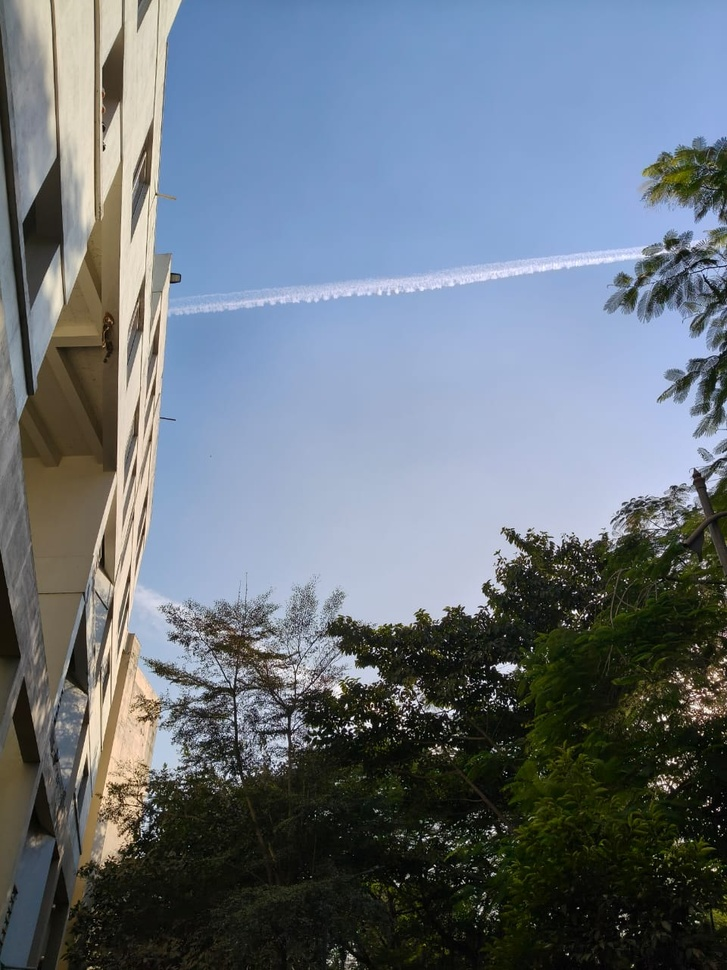
#> input picture Experiments/Histogram_Equalization/image.jpg, 727 x 970 px, shrunk from 960 x 1280 before the run, found by its file name
$ python main.py
#> lines starting #> are read from the running program, lines starting #| are printed output that depends on the picture
import cv2
import matplotlib.pyplot as plt

img = cv2.imread(
    r"C:\Users\aayus\Desktop\Study Materials\CV\Experiments\Histogram_Equalization\image.jpg",
    cv2.IMREAD_GRAYSCALE
)
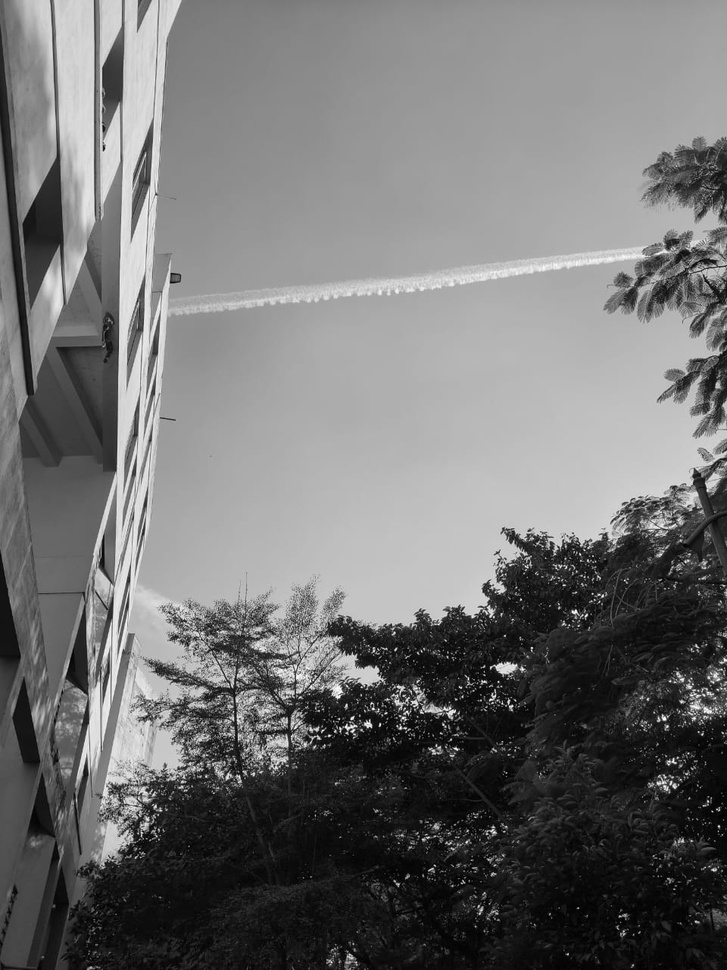
#> img: shape (970, 727); min 0, max 255, mean 114.6


if img is None:
    raise FileNotFoundError("Image not found. Check the file path.")

equalized = cv2.equalizeHist(img)
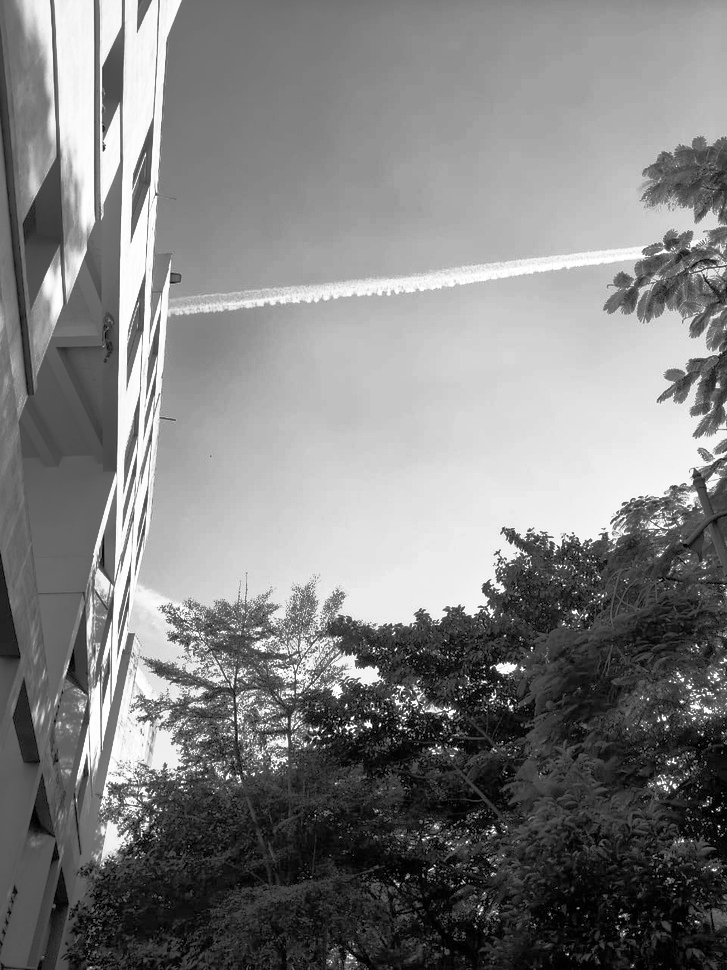
#> equalized: shape (970, 727); min 0, max 255, mean 128.2

plt.figure(figsize=(10,4))

plt.subplot(1,2,1)
plt.title("Original Image")
plt.imshow(img, cmap='gray')
plt.axis('off')

plt.subplot(1,2,2)
plt.title("Histogram Equalized Image")
plt.imshow(equalized, cmap='gray')
plt.axis('off')

plt.show()
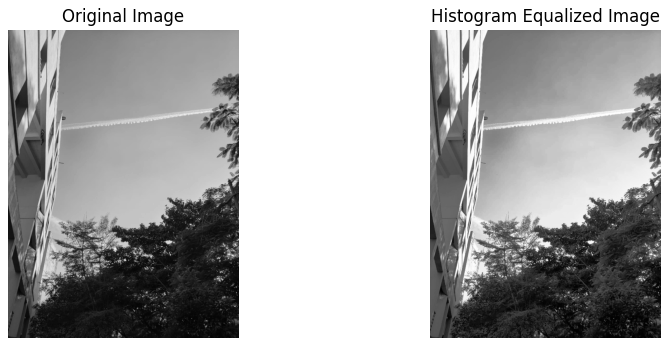
#> figure drawn by matplotlib, 2 panels

plt.figure(figsize=(10,4))

plt.subplot(1,2,1)
plt.title("Original Histogram")
plt.hist(img.flatten(), bins=256)

plt.subplot(1,2,2)
plt.title("Equalized Histogram")
plt.hist(equalized.flatten(), bins=256)

plt.show()
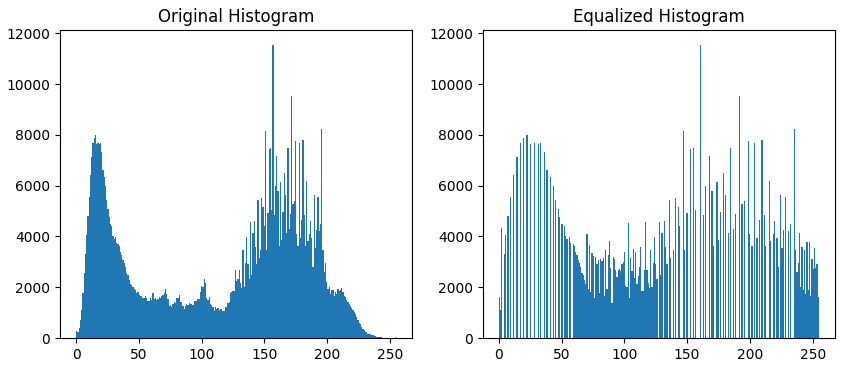
#> figure drawn by matplotlib, 2 panels; panel 1: tallest bar 11553 high, from x = 156.4 to 157.4; panel 2: tallest bar 11553 high, from x = 160.4 to 161.4
